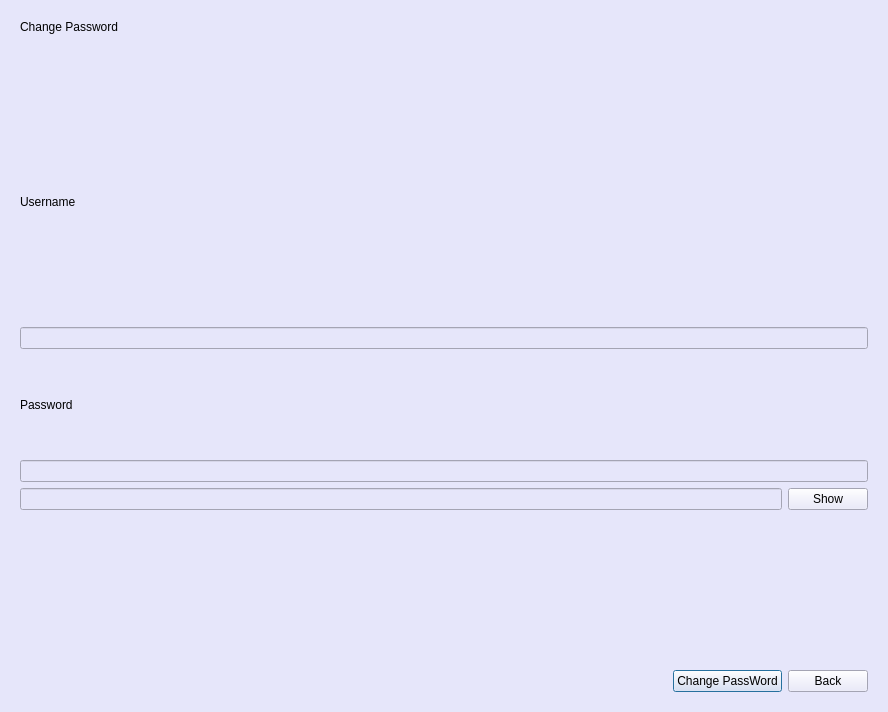
<?xml version="1.0" encoding="UTF-8"?>
<ui version="4.0">
 <class>studentwindow1</class>
 <widget class="QDialog" name="studentwindow1">
  <property name="geometry">
   <rect>
    <x>0</x>
    <y>0</y>
    <width>888</width>
    <height>712</height>
   </rect>
  </property>
  <property name="windowTitle">
   <string>Dialog</string>
  </property>
  <property name="styleSheet">
   <string notr="true">background-color: rgb(230, 230, 250);
color: black</string>
  </property>
  <layout class="QGridLayout" name="gridLayout_3">
   <item row="0" column="0">
    <widget class="QStackedWidget" name="stackedWidget">
     <property name="enabled">
      <bool>true</bool>
     </property>
     <property name="styleSheet">
      <string notr="true">background-color: rgb(230, 230, 250);
color: black</string>
     </property>
     <property name="currentIndex">
      <number>0</number>
     </property>
     <widget class="QWidget" name="passwordPage">
      <layout class="QGridLayout" name="gridLayout_5">
       <item row="0" column="0">
        <layout class="QGridLayout" name="gridLayout_4">
         <item row="0" column="0">
          <widget class="QLabel" name="label">
           <property name="sizePolicy">
            <sizepolicy hsizetype="Fixed" vsizetype="Fixed">
             <horstretch>0</horstretch>
             <verstretch>0</verstretch>
            </sizepolicy>
           </property>
           <property name="styleSheet">
            <string notr="true">font: 18pt &quot;Segoe UI&quot;;</string>
           </property>
           <property name="text">
            <string>Change Password</string>
           </property>
          </widget>
         </item>
         <item row="4" column="0">
          <spacer name="verticalSpacer_2">
           <property name="orientation">
            <enum>Qt::Vertical</enum>
           </property>
           <property name="sizeHint" stdset="0">
            <size>
             <width>20</width>
             <height>40</height>
            </size>
           </property>
          </spacer>
         </item>
         <item row="2" column="0">
          <layout class="QVBoxLayout" name="verticalLayout_5">
           <item>
            <widget class="QLabel" name="label_2">
             <property name="sizePolicy">
              <sizepolicy hsizetype="Fixed" vsizetype="Fixed">
               <horstretch>0</horstretch>
               <verstretch>0</verstretch>
              </sizepolicy>
             </property>
             <property name="styleSheet">
              <string notr="true">font: 11pt &quot;Segoe UI&quot;;</string>
             </property>
             <property name="text">
              <string>Username</string>
             </property>
            </widget>
           </item>
           <item>
            <spacer name="verticalSpacer_5">
             <property name="orientation">
              <enum>Qt::Vertical</enum>
             </property>
             <property name="sizeHint" stdset="0">
              <size>
               <width>20</width>
               <height>40</height>
              </size>
             </property>
            </spacer>
           </item>
           <item>
            <widget class="QLineEdit" name="userEdit2"/>
           </item>
          </layout>
         </item>
         <item row="5" column="0">
          <layout class="QHBoxLayout" name="horizontalLayout_2">
           <item>
            <spacer name="horizontalSpacer_2">
             <property name="orientation">
              <enum>Qt::Horizontal</enum>
             </property>
             <property name="sizeHint" stdset="0">
              <size>
               <width>40</width>
               <height>20</height>
              </size>
             </property>
            </spacer>
           </item>
           <item>
            <widget class="QPushButton" name="changeButton">
             <property name="text">
              <string>Change PassWord</string>
             </property>
            </widget>
           </item>
           <item>
            <widget class="QPushButton" name="backButton">
             <property name="text">
              <string>Back</string>
             </property>
            </widget>
           </item>
          </layout>
         </item>
         <item row="3" column="0">
          <layout class="QVBoxLayout" name="verticalLayout_2">
           <item>
            <spacer name="verticalSpacer_4">
             <property name="orientation">
              <enum>Qt::Vertical</enum>
             </property>
             <property name="sizeHint" stdset="0">
              <size>
               <width>20</width>
               <height>40</height>
              </size>
             </property>
            </spacer>
           </item>
           <item>
            <widget class="QLabel" name="label_3">
             <property name="sizePolicy">
              <sizepolicy hsizetype="Fixed" vsizetype="Fixed">
               <horstretch>0</horstretch>
               <verstretch>0</verstretch>
              </sizepolicy>
             </property>
             <property name="text">
              <string>Password</string>
             </property>
            </widget>
           </item>
           <item>
            <spacer name="verticalSpacer">
             <property name="orientation">
              <enum>Qt::Vertical</enum>
             </property>
             <property name="sizeHint" stdset="0">
              <size>
               <width>20</width>
               <height>40</height>
              </size>
             </property>
            </spacer>
           </item>
           <item>
            <widget class="QLineEdit" name="passwordEdit3">
             <property name="echoMode">
              <enum>QLineEdit::Password</enum>
             </property>
            </widget>
           </item>
           <item>
            <layout class="QHBoxLayout" name="horizontalLayout_4">
             <item>
              <widget class="QLineEdit" name="passwordEdit2">
               <property name="echoMode">
                <enum>QLineEdit::Password</enum>
               </property>
              </widget>
             </item>
             <item>
              <widget class="QPushButton" name="showButton_2">
               <property name="sizePolicy">
                <sizepolicy hsizetype="Maximum" vsizetype="Fixed">
                 <horstretch>0</horstretch>
                 <verstretch>0</verstretch>
                </sizepolicy>
               </property>
               <property name="text">
                <string>Show</string>
               </property>
              </widget>
             </item>
            </layout>
           </item>
          </layout>
         </item>
         <item row="1" column="0">
          <spacer name="verticalSpacer_3">
           <property name="orientation">
            <enum>Qt::Vertical</enum>
           </property>
           <property name="sizeHint" stdset="0">
            <size>
             <width>20</width>
             <height>40</height>
            </size>
           </property>
          </spacer>
         </item>
        </layout>
       </item>
      </layout>
     </widget>
     <widget class="QWidget" name="mainPage">
      <layout class="QGridLayout" name="gridLayout_2">
       <item row="0" column="0">
        <layout class="QGridLayout" name="gridLayout">
         <item row="0" column="0">
          <layout class="QVBoxLayout" name="verticalLayout_4">
           <item>
            <widget class="QLabel" name="status">
             <property name="text">
              <string>[+]status</string>
             </property>
            </widget>
           </item>
           <item>
            <widget class="QLabel" name="displayLabel">
             <property name="styleSheet">
              <string notr="true">QLabel{
font-size:20px;

}</string>
             </property>
             <property name="text">
              <string> STUDENT LOGIN</string>
             </property>
            </widget>
           </item>
          </layout>
         </item>
         <item row="1" column="0">
          <layout class="QVBoxLayout" name="verticalLayout_3">
           <item>
            <widget class="QLabel" name="userLabel">
             <property name="styleSheet">
              <string notr="true">QLabel{
font-size:15px
}</string>
             </property>
             <property name="text">
              <string>Username</string>
             </property>
            </widget>
           </item>
           <item>
            <widget class="QLineEdit" name="userEdit">
             <property name="sizePolicy">
              <sizepolicy hsizetype="Fixed" vsizetype="Fixed">
               <horstretch>0</horstretch>
               <verstretch>0</verstretch>
              </sizepolicy>
             </property>
             <property name="maximumSize">
              <size>
               <width>509</width>
               <height>16777215</height>
              </size>
             </property>
             <property name="focusPolicy">
              <enum>Qt::StrongFocus</enum>
             </property>
             <property name="styleSheet">
              <string notr="true">QLineEdit{
font-size:15px;
}</string>
             </property>
             <property name="text">
              <string/>
             </property>
             <property name="echoMode">
              <enum>QLineEdit::Normal</enum>
             </property>
            </widget>
           </item>
          </layout>
         </item>
         <item row="2" column="0">
          <layout class="QVBoxLayout" name="verticalLayout">
           <item>
            <widget class="QLabel" name="passwordLabel">
             <property name="styleSheet">
              <string notr="true">QLabel{
font-size: 15px;
}</string>
             </property>
             <property name="text">
              <string>Password</string>
             </property>
            </widget>
           </item>
           <item>
            <layout class="QHBoxLayout" name="horizontalLayout_3">
             <item>
              <widget class="QLineEdit" name="passwordEdit">
               <property name="sizePolicy">
                <sizepolicy hsizetype="Preferred" vsizetype="Fixed">
                 <horstretch>0</horstretch>
                 <verstretch>0</verstretch>
                </sizepolicy>
               </property>
               <property name="styleSheet">
                <string notr="true">QLineEdit{
font-size:15px;
}</string>
               </property>
               <property name="echoMode">
                <enum>QLineEdit::Password</enum>
               </property>
              </widget>
             </item>
             <item>
              <widget class="QPushButton" name="showButton">
               <property name="sizePolicy">
                <sizepolicy hsizetype="Maximum" vsizetype="Fixed">
                 <horstretch>0</horstretch>
                 <verstretch>0</verstretch>
                </sizepolicy>
               </property>
               <property name="text">
                <string>Show</string>
               </property>
              </widget>
             </item>
            </layout>
           </item>
          </layout>
         </item>
         <item row="3" column="0">
          <layout class="QHBoxLayout" name="horizontalLayout">
           <item>
            <spacer name="horizontalSpacer">
             <property name="orientation">
              <enum>Qt::Horizontal</enum>
             </property>
             <property name="sizeHint" stdset="0">
              <size>
               <width>40</width>
               <height>20</height>
              </size>
             </property>
            </spacer>
           </item>
           <item>
            <widget class="QPushButton" name="changepasswordButton">
             <property name="text">
              <string>Change Password</string>
             </property>
            </widget>
           </item>
           <item>
            <widget class="QPushButton" name="ok">
             <property name="text">
              <string>Ok</string>
             </property>
            </widget>
           </item>
           <item>
            <widget class="QPushButton" name="backbutton">
             <property name="text">
              <string>Back</string>
             </property>
            </widget>
           </item>
          </layout>
         </item>
        </layout>
       </item>
      </layout>
     </widget>
    </widget>
   </item>
  </layout>
 </widget>
 <resources/>
 <connections/>
</ui>
